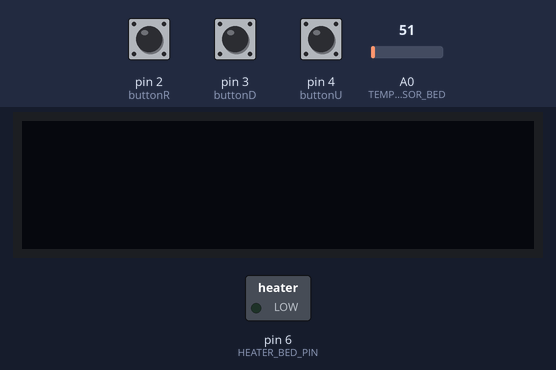
Bench run of a sketch on a simulated Arduino Uno, built with avr-gcc and run on an emulated ATmega328P. Parts: 128×32 one-colour display, switched loads named in the sketch (green lamp = pin HIGH). Inputs (shaded band) come from the test bench; at power-on: pin 2 (buttonR) HIGH, pin 3 (buttonD) HIGH, pin 4 (buttonU) HIGH, A0 (TEMP_SENSOR_BED) = 51. The display library's start-up logo is not drawn; what the sketch prints to the serial monitor is not drawn.

Above: at 0.8 s.
0.9 s: pin 2 (buttonR) pulled LOW for 3.2 s
At 5.5 s:
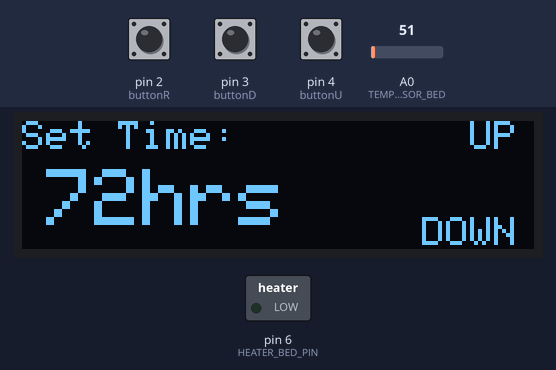
5.8 s: pin 2 (buttonR) pulled LOW for 0.15 s
At 8.7 s:
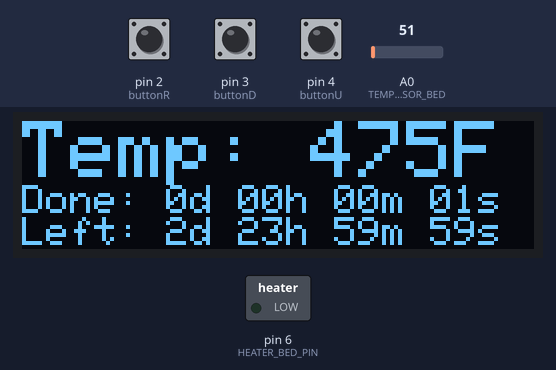
8.9 s: pin 2 (buttonR) pulled LOW for 1 s
At 11.4 s:
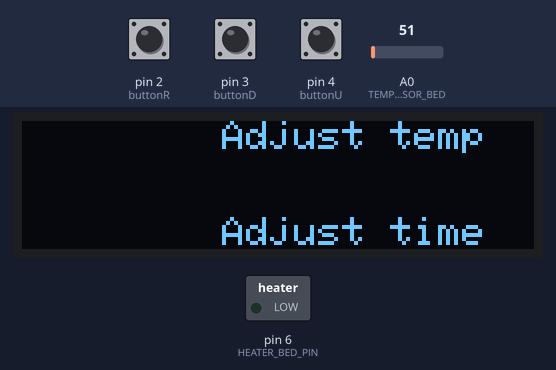
11.9 s: pin 3 (buttonD) pulled LOW for 0.15 s
At 13.3 s:
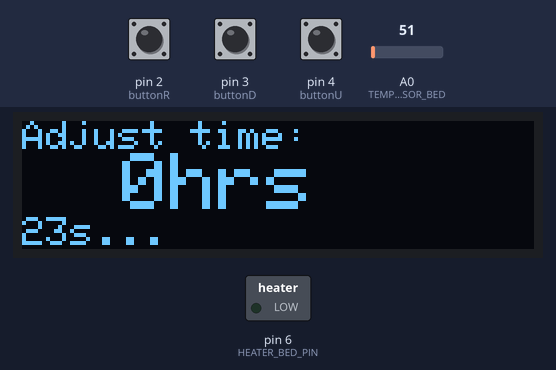
15.0 s: pin 4 (buttonU) pulled LOW for 0.15 s
At 16.5 s:
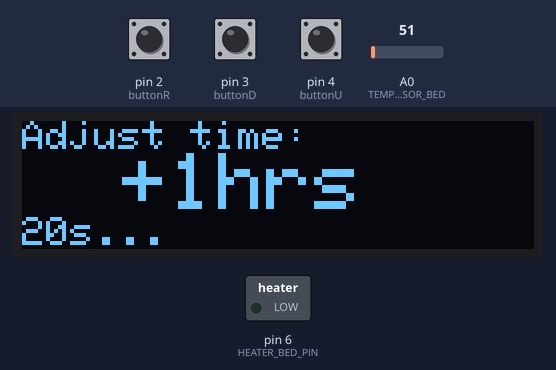
18.1 s: pin 2 (buttonR) pulled LOW for 0.15 s
At 19.1 s:
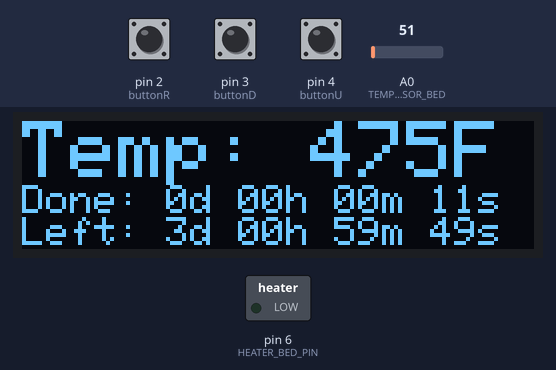
Timing chart, 0 to 21.1 s (numbered marks = the images above; inputs shaded):
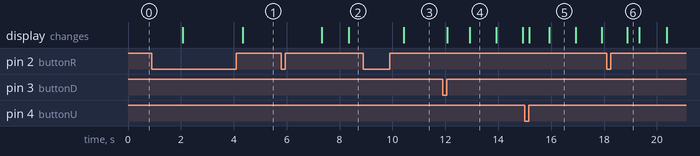

Measured:
- after the input at 0.9 s, the display: first differs from a run without the input after 3.4 s (image 1)
- after the input at 5.8 s, the display: first changes after 1.5 s (image 2 shows a later state)
- after the input at 8.9 s, the display: changes after 1.5 s (image 3)
- after the input at 11.9 s, the display: first changes after 0.17 s (image 4 shows a later state)
- after the input at 15.0 s, the display: first changes after 0.17 s (image 5 shows a later state)
- after the input at 18.1 s, the display: changes after 0.78 s (image 6)
- what the display in image 4 shows lasts 1.0 s, from 12.9 s to 13.9 s

The sketch:

firmware.ino
```cpp
#include <SPI.h>
#include <Wire.h>
#include <Adafruit_GFX.h>
#include <Adafruit_SSD1306.h>

#define TEMP_SENSOR_BED A0   //this defines the Arduino pin that is the bed's temp sensor
#define THERMISTORBED 1      //this defines what type of thermistor is used, and hence the voltage-temp table that is referenced. all in this build are a 100k thermistor with a 4.7k pull-up resistor.
#define HEATER_BED_PIN 6     //this defines the Arduino pin that controls the heater
#define buttonR 2
#define buttonU 4
#define buttonD 3

#define ARRAY_LENGTH 20 //Change this value to modulate the smoothing (can only work for all with smoothing)
#define OLED_MOSI   9
#define OLED_CLK   10
#define OLED_DC    11
#define OLED_CS    12
#define OLED_RESET 13
Adafruit_SSD1306 display(OLED_MOSI, OLED_CLK, OLED_DC, OLED_RESET, OLED_CS);

#define countdown 25
unsigned long tHours = 72;
unsigned long tTemp  = 86;
unsigned long seconds  = 0;                 //used in timeCounter() and runningOLED()
unsigned long minutes  = 0;                 //used in timeCounter() and runningOLED()
unsigned long hours    = 0;                 //used in timeCounter() and runningOLED()
unsigned long days     = 0;                 //used in timeCounter() and runningOLED()
unsigned long Rdays    = tHours / 24;       //used in timeCounter() and runningOLED()
unsigned long Rhours   = tHours % 24;       //used in timeCounter() and runningOLED()
unsigned long Rminutes = Rhours % 60;       //used in timeCounter() and runningOLED()
unsigned long Rseconds = Rminutes % 60;     //used in timeCounter() and runningOLED()

unsigned long startTime = 0; //used as a master timer, and to protect from millis() rollover

void setup() {
  pinMode(TEMP_SENSOR_BED, INPUT);
  pinMode(HEATER_BED_PIN, OUTPUT);
  pinMode(buttonR, INPUT_PULLUP);
  pinMode(buttonU, INPUT_PULLUP);
  pinMode(buttonD, INPUT_PULLUP);
  Serial.begin(9600);

  for(short i=0; i<ARRAY_LENGTH; i++){
    float raw = analogRead(TEMP_SENSOR_BED);
    raw = smoothing(raw);
  }

  display.begin(SSD1306_SWITCHCAPVCC);
  display.display();
  delay(2000);
  // Clear the buffer.
  display.clearDisplay();

  setUpTemp();
  setUpTime();
}

void loop() {
    float raw = analogRead(TEMP_SENSOR_BED);
    raw = smoothing(raw);
    Serial.print(raw);
    Serial.print(" analogRead        ");
    float temp = analog2temp(raw);
    float ftemp = ((9*temp)/5) + 32;
    Serial.print(temp);
    Serial.print("C          ");
    Serial.print(ftemp);
    Serial.println("F");
    timeCounter();
    runningOLED(round(ftemp));
    //delay(10);    //delay for arduino stability, appears to not be needed...
    if(((millis() - startTime)/3600000)<tHours){
      bangBang(tTemp, ftemp);
    }else{
      endHeating();
      done();
    }
    if(digitalRead(buttonR) == LOW){
      while(digitalRead(buttonR) == LOW){
        delay(750); //debounce time
        //wait to unpress
      }
      menu();
    }

}

#define OVERSAMPLENR 1
const short BEDTEMPTABLE[][2] PROGMEM = {
{       23*OVERSAMPLENR ,       300     },
{       25*OVERSAMPLENR ,       295     },
{       27*OVERSAMPLENR ,       290     },
{       28*OVERSAMPLENR ,       285     },
{       31*OVERSAMPLENR ,       280     },
{       33*OVERSAMPLENR ,       275     },
{       35*OVERSAMPLENR ,       270     },
{       38*OVERSAMPLENR ,       265     },
{       41*OVERSAMPLENR ,       260     },
{       44*OVERSAMPLENR ,       255     },
{       48*OVERSAMPLENR ,       250     },
{       52*OVERSAMPLENR ,       245     },
{       56*OVERSAMPLENR ,       240     },
{       61*OVERSAMPLENR ,       235     },
{       66*OVERSAMPLENR ,       230     },
{       71*OVERSAMPLENR ,       225     },
{       78*OVERSAMPLENR ,       220     },
{       84*OVERSAMPLENR ,       215     },
{       92*OVERSAMPLENR ,       210     },
{       100*OVERSAMPLENR        ,       205     },
{       109*OVERSAMPLENR        ,       200     },
{       120*OVERSAMPLENR        ,       195     },
{       131*OVERSAMPLENR        ,       190     },
{       143*OVERSAMPLENR        ,       185     },
{       156*OVERSAMPLENR        ,       180     },
{       171*OVERSAMPLENR        ,       175     },
{       187*OVERSAMPLENR        ,       170     },
{       205*OVERSAMPLENR        ,       165     },
{       224*OVERSAMPLENR        ,       160     },
{       245*OVERSAMPLENR        ,       155     },
{       268*OVERSAMPLENR        ,       150     },
{       293*OVERSAMPLENR        ,       145     },
{       320*OVERSAMPLENR        ,       140     },
{       348*OVERSAMPLENR        ,       135     },
{       379*OVERSAMPLENR        ,       130     },
{       411*OVERSAMPLENR        ,       125     },
{       445*OVERSAMPLENR        ,       120     },
{       480*OVERSAMPLENR        ,       115     },
{       516*OVERSAMPLENR        ,       110     },
{       553*OVERSAMPLENR        ,       105     },
{       591*OVERSAMPLENR        ,       100     },  //212F
{       628*OVERSAMPLENR        ,       95      },  //204F
{       665*OVERSAMPLENR        ,       90      },  //194F
{       702*OVERSAMPLENR        ,       85      },  //185F
{       737*OVERSAMPLENR        ,       80      },  //176F
{       770*OVERSAMPLENR        ,       75      },  //167F
{       801*OVERSAMPLENR        ,       70      },  //158F
{       830*OVERSAMPLENR        ,       65      },  //149F
{       857*OVERSAMPLENR        ,       60      },  //140F
{       881*OVERSAMPLENR        ,       55      },  //131F
{       903*OVERSAMPLENR        ,       50      },  //122F
{       922*OVERSAMPLENR        ,       45      },  //113F
{       939*OVERSAMPLENR        ,       40      },  //104F
{       954*OVERSAMPLENR        ,       35      },  //95F
{       966*OVERSAMPLENR        ,       30      },  //86F
{       977*OVERSAMPLENR        ,       25      },  //77F
{       985*OVERSAMPLENR        ,       20      },  //68F
{       993*OVERSAMPLENR        ,       15      },  //59F
{       999*OVERSAMPLENR        ,       10      },  //50F
{       1004*OVERSAMPLENR       ,       5       },  //41F
{       1008*OVERSAMPLENR       ,       0       } //safety
};

//==============================================================================
//============================ Functions =======================================
//==============================================================================

unsigned long previousMillis = 0; //used in adjTemp() and adjTime()
#define PGM_RD_W(x)   (short)pgm_read_word(&x) //used in analog2temp()

void runningOLED(int temp){           //display is 128x32 pixels and the cursor can be set...
  //temperature line
    display.setTextSize(2);           //'size 2' font is 16 pixels high
    display.setTextColor(WHITE);      //can place text >> setCursor is top left of first char
    display.setCursor(0,0);
    display.print("Temp: ");
    display.print(temp);
    display.println("F");
  //end temperature line
  //Elapsed time line
    display.setTextSize(1);          //'size 1' font is 8 pixels high
    display.setCursor(0,16);         //can place text >> setCursor is top left of first char
    display.print("Done: ");
    if(tHours > 24) display.print(days);
    if(tHours > 24) display.print("d ");
    if((hours < 10) && (tHours > 24)) display.print("0");
    display.print(hours);
    display.print("h ");
    if(minutes < 10) display.print("0");
    display.print(minutes);
    display.print("m ");
    if(seconds < 10) display.print("0");
    display.print(seconds);
    display.print("s");
  //Remaining time line
    display.setTextSize(1);          //'size 1' font is 8 pixels high
    display.setCursor(0,24);         //can place text >> setCursor is top left of first char
    display.print("Left: ");
    if(tHours > 24) display.print(Rdays);
    if(tHours > 24) display.print("d ");
    if((Rhours < 10) && (tHours > 24)) display.print("0");
    display.print(Rhours);
    display.print("h ");
    if(Rminutes < 10) display.print("0");
    display.print(Rminutes);
    display.print("m ");
    if(Rseconds < 10) display.print("0");
    display.print(Rseconds);
    display.print("s");
  //Finish Display
    display.display();
    display.clearDisplay();
}

void timeCounter(){     //this is only for the onscreen timers, while running. will work fine without this.
  unsigned long elapsed = (millis() - startTime);
  // all of the elapsed time, turned into DD:HH:MM:SS
  days     = elapsed / 1000 / (86400);  //3600*24
  hours    = elapsed / 1000 / 3600 % 24;
  minutes  = elapsed / 1000 % 3600 / 60;
  seconds  = elapsed / 1000 % 3600 % 60 % 60;
  // all of the remaining time, turned into DD:HH:MM:SS

  //this timer still sucks....?
  Rdays    = ((tHours*3600) - (elapsed/1000)) / (86400);  //3600*24
  Rhours   = ((tHours*3600) - (elapsed/1000)) / 3600 % 24;
  Rminutes = ((tHours*3600) - (elapsed/1000)) % 3600 / 60;
  Rseconds = ((tHours*3600) - (elapsed/1000)) % 3600 % 60 % 60;
}

void setUpTemp(){
  bool singlepress;
  while(1){
//onscreen things
  //temperature line
    display.setTextSize(2);           //'size 2' font is 16 pixels high
    display.setTextColor(WHITE);      //can place text >> setCursor is top left of first char
    display.setCursor(12,12);
    display.print(tTemp);
    display.println("F");
  //end temperature line
  //remaining time line
    display.setTextSize(1);          //'size 1' font is 8 pixels high
    display.setCursor(0,0);         //can place text >> setCursor is top left of first char
    display.print("Set Temp:");
    display.setCursor(112,0);         //can place text >> setCursor is top left of first char
    display.print("UP");
    display.setCursor(100,24);         //can place text >> setCursor is top left of first char
    display.print("DOWN");
  //end Elapsed timer line
    display.display();
    display.clearDisplay();
//wait for buttons
    while(digitalRead(buttonU) == HIGH && digitalRead(buttonD) == HIGH && digitalRead(buttonR) == HIGH ){
      singlepress = true;
      //do nothing...
    }
//button responses
    if((digitalRead(buttonU) == LOW) && (singlepress)){
      tTemp = tTemp +1;   // Raise temp with UP button
      singlepress = false;
    }
    if((digitalRead(buttonD) == LOW) && (singlepress)){
      tTemp = tTemp -1;   // Lower temp with DOWN button
      singlepress = false;
    }
    if(digitalRead(buttonR) == LOW){
      while(digitalRead(buttonR) == LOW){
        delay(750); //debounce time
        //wait to unpress
      }
      return;             // Exit temp set-up with Right button
    }
  }
}

void setUpTime(){
  bool singlepress;
  while(1){
//onscreen things
  //temperature line
    display.setTextSize(2);           //'size 2' font is 16 pixels high
    display.setTextColor(WHITE);      //can place text >> setCursor is top left of first char
    display.setCursor(6,12);
    display.print(tHours);
    display.println("hrs");
  //end temperature line
  //remaining time line
    display.setTextSize(1);          //'size 1' font is 8 pixels high
    display.setCursor(0,0);         //can place text >> setCursor is top left of first char
    display.print("Set Time:");
    display.setCursor(112,0);         //can place text >> setCursor is top left of first char
    display.print("UP");
    display.setCursor(100,24);         //can place text >> setCursor is top left of first char
    display.print("DOWN");
  //end Elapsed timer line
    display.display();
    display.clearDisplay();
//wait for buttons
    while(digitalRead(buttonU) == HIGH && digitalRead(buttonD) == HIGH && digitalRead(buttonR) == HIGH ){
      singlepress = true;
      //do nothing...
    }
//button responses
    if((digitalRead(buttonU) == LOW) && (singlepress)){
      tHours = tHours +1;   // Raise temp with UP button
      singlepress = false;
    }
    if((digitalRead(buttonD) == LOW) && (singlepress)){
      tHours = tHours -1;   // Lower temp with DOWN button
      singlepress = false;
    }
    if(digitalRead(buttonR) == LOW){
      while(digitalRead(buttonR) == LOW){
        delay(1500); //debounce time
        startTime = millis();
        //wait to unpress
      }
      if(48 < (tHours/24)) tooLongTimeError();
      return;             // Exit temp set-up with Right button
    }
  }
}

void menu(){
  bool singlepress;
  while(1){
//onscreen things
    display.setTextColor(WHITE);      //can place text >> setCursor is top left of first char
    display.setTextSize(1);          //'size 1' font is 8 pixels high
    display.setCursor(50,0);         //can place text >> setCursor is top left of first char
    display.print("Adjust temp");
    display.setCursor(50,24);         //can place text >> setCursor is top left of first char
    display.print("Adjust time");
  //end Elapsed timer line
    display.display();
    display.clearDisplay();
//wait for buttons
    while(digitalRead(buttonU) == HIGH && digitalRead(buttonD) == HIGH && digitalRead(buttonR) == HIGH ){
      singlepress = true;
      //do nothing...
    }
//button responses
    if(digitalRead(buttonU) == LOW && singlepress){
      previousMillis = millis();
      adjustTemp();   // Raise temp with UP button
      return;
    }
    if(digitalRead(buttonD) == LOW && singlepress){
      previousMillis = millis();
      adjustTime();   // Lower temp with DOWN button
      return;
    }
    if(digitalRead(buttonR) == LOW){
      while(digitalRead(buttonR) == LOW){
        delay(750); //debounce time
        //wait to unpress
      }
      return;             // Exit temp set-up with Right button
    }
  }
}


void adjustTemp(){
  bool singlepress;
  while(1){
  //wait for buttons
    while(digitalRead(buttonU) == HIGH && digitalRead(buttonD) == HIGH && digitalRead(buttonR) == HIGH ){
      singlepress = true;
      //countdown timer
  //calculate remaining time
    int remaining = (countdown*1000 - (millis()-previousMillis))/1000;
    if(remaining < 0) return;
  //onscreen things
    //temperature line
      display.setTextSize(2);           //'size 2' font is 16 pixels high
      display.setTextColor(WHITE);      //can place text >> setCursor is top left of first char
      display.setCursor(25,12);
      display.print(tTemp);
      display.println("F");
    //end temperature line
    //remaining time line
      display.setTextSize(1);          //'size 1' font is 8 pixels high
      display.setCursor(0,0);         //can place text >> setCursor is top left of first char
      display.print("Set Temp:");
      display.setCursor(112,0);         //can place text >> setCursor is top left of first char
      display.print("UP");
      display.setCursor(100,24);         //can place text >> setCursor is top left of first char
      display.print("DOWN");
      display.setCursor(0,24);         //can place text >> setCursor is top left of first char
      display.print(remaining);
      display.print("s...");
    //end Elapsed timer line
      display.display();
      display.clearDisplay();
    }
//button responses
    if((digitalRead(buttonU) == LOW) && (singlepress)){
      tTemp = tTemp +1;   // Raise temp with UP button
      singlepress = false;
    }
    if((digitalRead(buttonD) == LOW) && (singlepress)){
      tTemp = tTemp -1;   // Lower temp with DOWN button
      singlepress = false;
    }
    if((digitalRead(buttonR) == LOW) && (singlepress)){
      while(digitalRead(buttonR) == LOW){
        delay(750); //debounce time
        //wait to unpress
      }
      return;             // Exit temp set-up with Right button
    }
  }
}

void adjustTime(){
  bool singlepress;
  int adjTime = 0;
  while(1){
//wait for buttons
    while(digitalRead(buttonU) == HIGH && digitalRead(buttonD) == HIGH && digitalRead(buttonR) == HIGH ){
      singlepress = true;
  //countdown timer
  //calculate remaining time
    int remaining = (countdown*1000 - (millis()-previousMillis))/1000;
    if(remaining < 0) return;
  //onscreen things
    //temperature line
      display.setTextSize(2);           //'size 2' font is 16 pixels high
      display.setTextColor(WHITE);      //can place text >> setCursor is top left of first char
      display.setCursor(25,8);
      if(adjTime > 0) display.print("+");
      display.print(adjTime);
      display.print("hrs");
    //end temperature line
    //remaining time line
      display.setTextSize(1);          //'size 1' font is 8 pixels high
      display.setCursor(0,0);         //can place text >> setCursor is top left of first char
      display.print("Adjust time:");
      display.setCursor(0,24);         //can place text >> setCursor is top left of first char
      display.print(remaining);
      display.print("s...");
    //end Elapsed timer line
      display.display();
      display.clearDisplay();
    }
//button responses
    if((digitalRead(buttonU) == LOW) && (singlepress)){
      adjTime = adjTime +1;   // Raise temp with UP button
      singlepress = false;
    }
    if((digitalRead(buttonD) == LOW) && (singlepress)){
      adjTime = adjTime -1;   // Lower temp with DOWN button
      singlepress = false;
    }
    if((digitalRead(buttonR) == LOW) && (singlepress)){
      while(digitalRead(buttonR) == LOW){
        delay(750); //debounce time
        if(48 < (tHours + adjTime)/24){
          tooLongTimeError();
        }else{
          tHours = tHours + adjTime;
        }
        //wait to unpress
      }
      return;             // Exit temp set-up with Right button
    }
  }
}

void tooLongTimeError(){
    //onscreen things
    //temperature line
      display.setTextSize(2);           //'size 2' font is 16 pixels high
      display.setTextColor(WHITE);      //can place text >> setCursor is top left of first char
      display.setCursor(25,8);
      display.print("ERROR!! :(");
    //end temperature line
    //remaining time line
      display.setTextSize(1);          //'size 1' font is 8 pixels high
      display.setCursor(0,0);         //can place text >> setCursor is top left of first char
      display.print("Time Exceeds Max Limit");
      display.setCursor(0,24);         //can place text >> setCursor is top left of first char
      display.print("Going to default 72hrs");
      tHours = 72;    // actually change the target time to 72 hrs...
    //end Elapsed timer line
      display.display();
      display.clearDisplay();
      delay(3000);
}

void done(){
    //onscreen things
    //temperature line
      display.setTextSize(2);           //'size 2' font is 16 pixels high
      display.setTextColor(WHITE);      //can place text >> setCursor is top left of first char
      display.setCursor(25,8);
      display.print("Done.");
    //end temperature line
    //remaining time line
      display.setTextSize(1);          //'size 1' font is 8 pixels high
      display.setCursor(0,0);         //can place text >> setCursor is top left of first char
      display.print("Time: ");
      display.print(tHours);
      display.print("  Temp: ");
      display.print(tTemp);
      display.setCursor(0,24);         //can place text >> setCursor is top left of first char
      display.print("Enjoy your tempeh :)");
      display.display();
      display.clearDisplay();
      while(1){
        endHeating();
      }
}

//=============================================================================================
float analog2temp(float raw) {
    float celsius = 0;
    byte i;
    for (i=1; i<61; i++){
      if (PGM_RD_W(BEDTEMPTABLE[i][0]) > raw){                                              //  A linear (Y=mX+b)interpolation from the table's points:::
        celsius  = PGM_RD_W(BEDTEMPTABLE[i-1][1]) +                                         //  Y=b+
          (raw - PGM_RD_W(BEDTEMPTABLE[i-1][0])) *                                          //  X
          (float)(PGM_RD_W(BEDTEMPTABLE[i][1]) - PGM_RD_W(BEDTEMPTABLE[i-1][1])) /          //  m
          (float)(PGM_RD_W(BEDTEMPTABLE[i][0]) - PGM_RD_W(BEDTEMPTABLE[i-1][0]));
        break;
      }
    }
    // Overflow: Set to last value in the table
    if (i == 61){
      celsius = PGM_RD_W(BEDTEMPTABLE[i-1][1]);
    }
    return celsius;
}

float dataArray[ARRAY_LENGTH] = {};
short currentDataIndex = 0;
float smoothing (float raw){    //log the analog input value into an array, and output the average of the array
  currentDataIndex = ++currentDataIndex % ARRAY_LENGTH;
  dataArray[currentDataIndex] = raw;

  double arrayTotal = 0;
  for(int i = 0; i<ARRAY_LENGTH; i++){
    arrayTotal = arrayTotal + dataArray[i];
  }

  double smoothCriminal = arrayTotal / ARRAY_LENGTH;

  return smoothCriminal;
}

void endHeating(){
  digitalWrite(HEATER_BED_PIN,LOW);
}

void bangBang(int tTemp, float ftemp){
  if(tTemp > ftemp){
    digitalWrite(HEATER_BED_PIN,HIGH);
  }else{
    digitalWrite(HEATER_BED_PIN,LOW);
  }
}
```
